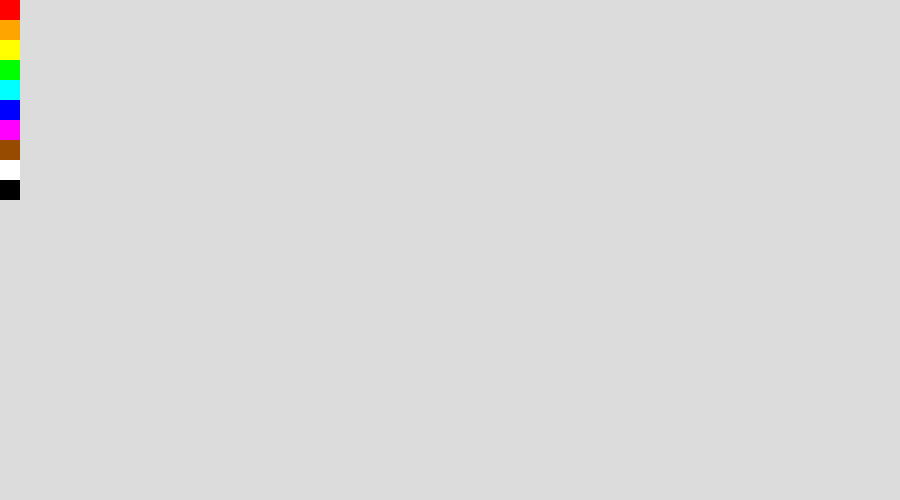
Frame 1 (no input)
Frame 60 (no input): identical to frame 1, image omitted
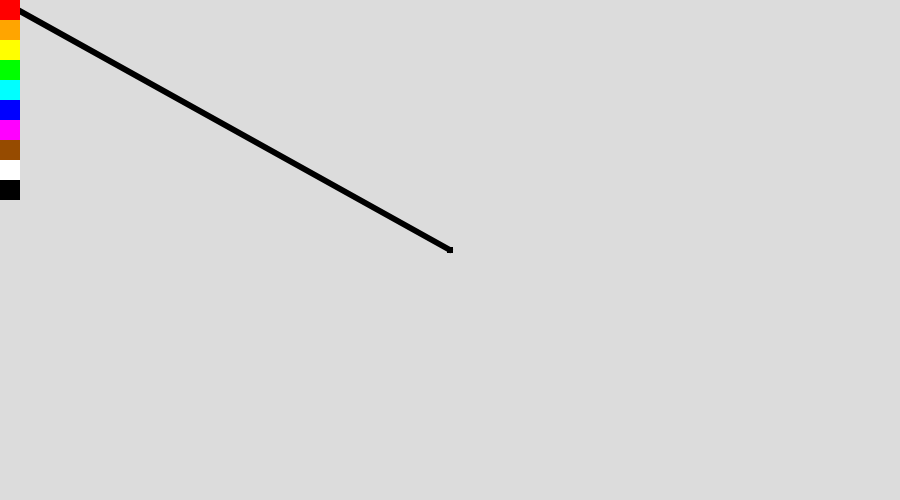
Frame 120 (the mouse pressed at the canvas centre since frame 60)

The p5.js sketch that drew these frames (run headless with seeded random() and noise() and a simulated clock; from frame 60 on, the mouse is pressed at the canvas centre):

// p5.js sketch
// ── sketch.js
var c = "black";

function setup() {
  createCanvas(900, 500);
  background(220);
  
}

function draw() {
  
  if(mouseIsPressed){
      stroke(c);
      strokeWeight(6);
    line(mouseX, mouseY, pmouseX, pmouseY);
  }
  noStroke();
  fill(255,0,0);
  rect(0,0,20,20);

  fill(255,165,0);
  rect(0,20,20,20)

  fill(255,255,0);
  rect(0,40,20,20)

  fill(0,255,0);
  rect(0,60,20,20);

  fill(0,255,255);
  rect(0,80,20,20)

  fill(0,0,255);
  rect(0,100,20,20)

  fill(255,0,255);
  rect(0,120,20,20);

  fill(150,75,0);
  rect(0,140,20,20);

  fill(255,255,255);
  rect(0,160,20,20);

  fill(0,0,0);
  rect(0,180,20,20);
}

function mousePressed(){
  if (mouseX > 0 && mouseX < 20 && mouseY > 0 && mouseY < 20){
    c = color(255,0,0);
  }
  if (mouseX > 0 && mouseX < 20 && mouseY > 20 && mouseY < 40){
    c = color(255,165,0);
  }
  if (mouseX > 0 && mouseX < 20 && mouseY > 40 && mouseY < 60){
    c = color(255,255,0);
  }
  if (mouseX > 0 && mouseX < 20 && mouseY > 60 && mouseY < 80){
    c = color(0,255,0);
  }
  if (mouseX > 0 && mouseX < 20 && mouseY > 80 && mouseY < 100){
    c = color(0,255,255);
  }
  if (mouseX > 0 && mouseX < 20 && mouseY > 100 && mouseY < 120){
    c = color(0,0,255);
  }
  if (mouseX > 0 && mouseX < 20 && mouseY > 120 && mouseY < 140){
    c = color(255,0,255);
  }
  if (mouseX > 0 && mouseX < 20 && mouseY > 140 && mouseY < 160){
    c = color(150,75,0);
  }
  if (mouseX > 0 && mouseX < 20 && mouseY > 160 && mouseY < 180){
    c = color(255,255,255);
  }
  if (mouseX > 0 && mouseX < 20 && mouseY > 180 && mouseY < 200){
    c = color(0,0,0);
  }
}
